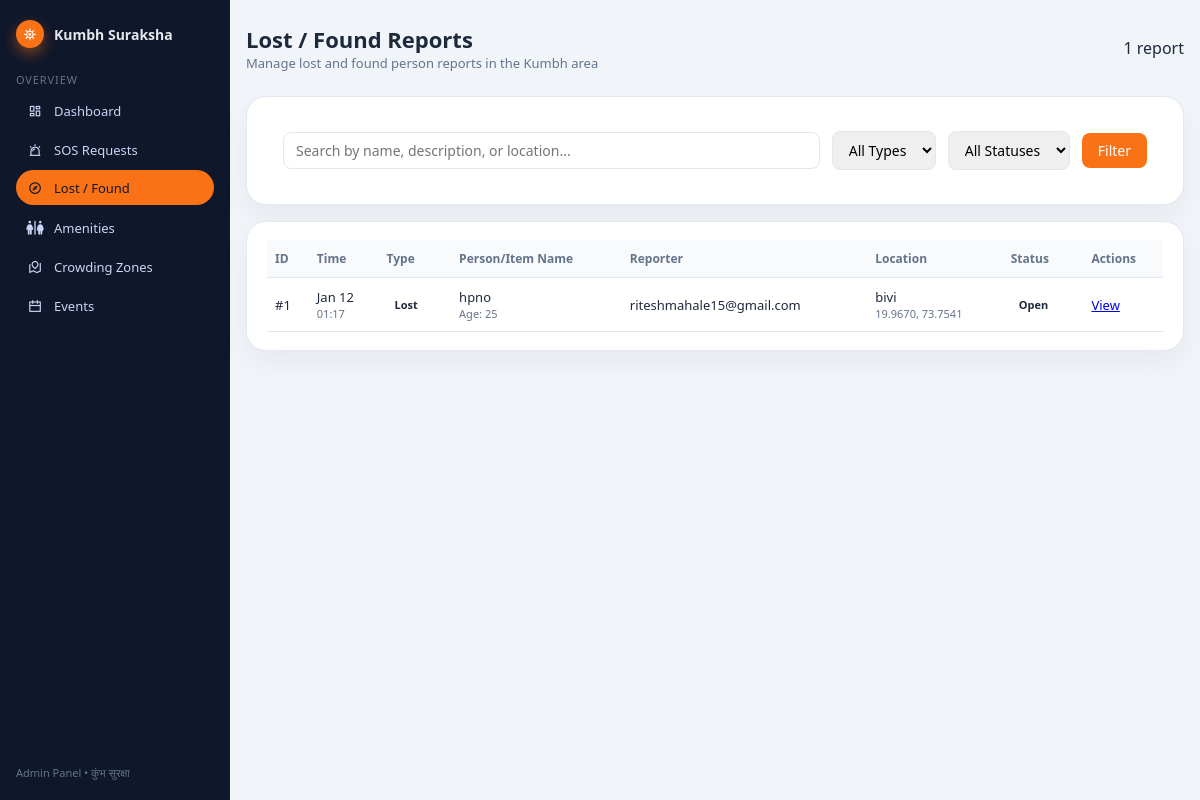
The page /dashboard/lost-found/ (signed in) on the database its author committed.
### kumbh/models.py (models this page shows, shortened)
class LostFound(models.Model):
    TYPE_CHOICES = [
        ('lost', 'Lost'),
        ('found', 'Found'),
    ]
    STATUS_CHOICES = [
        ('open', 'Open'),
        ('resolved', 'Resolved'),
        ('closed', 'Closed'),
    ]
    report_type = models.CharField(max_length=20, choices=TYPE_CHOICES, help_text="Type of report: lost or found")
    user_email = models.EmailField(help_text="Email of the user who created the report")
    user_name = models.CharField(max_length=255, blank=True, null=True, help_text="Name of the reporter")
    user_phone = models.CharField(max_length=20, blank=True, null=True, help_text="Phone number of the reporter")
    person_name = models.CharField(max_length=255, help_text="Name of the lost/found person or item")
    age = models.IntegerField(blank=True, null=True, help_text="Age of the person (if applicable)")
    description = models.TextField(help_text="Description of the person/item")
    location = models.CharField(max_length=255, help_text="Location where lost/found")
    latitude = models.DecimalField(max_digits=9, decimal_places=6, blank=True, null=True, help_text="Latitude of the location")
    longitude = models.DecimalField(max_digits=9, decimal_places=6, blank=True, null=True, help_text="Longitude of the location")
    photo_url = models.URLField(blank=True, null=True, help_text="URL of the photo (if uploaded)")
    status = models.CharField(max_length=20, choices=STATUS_CHOICES, default='open', help_text="Current status of the report")
    is_active = models.BooleanField(default=True)
    created_at = models.DateTimeField(auto_now_add=True)
    updated_at = models.DateTimeField(auto_now=True)
    class Meta:
        db_table = 'lost_found'
        ordering = ['-created_at']
        verbose_name = 'Lost & Found Report'
        verbose_name_plural = 'Lost & Found Reports'

### kumbh/views.py (the view)
# urls.py: path("dashboard/lost-found/", admin_lost_found_view, name="admin_lost_found"),
@login_required(login_url="kumbh:admin_login")
@user_passes_test(_is_staff, login_url="kumbh:admin_login")
def admin_lost_found_view(request):
    lost_found = LostFound.objects.filter(is_active=True).order_by('-created_at')
    type_filter = request.GET.get('type', '')
    if type_filter:
        lost_found = lost_found.filter(report_type=type_filter)
    status_filter = request.GET.get('status', '')
    if status_filter:
        lost_found = lost_found.filter(status=status_filter)
    search_query = request.GET.get('search', '')
    if search_query:
        lost_found = lost_found.filter(
            Q(person_name__icontains=search_query) |
            Q(description__icontains=search_query) |
            Q(location__icontains=search_query)
        )
    context = {
        'lost_found': lost_found,
        'type_filter': type_filter,
        'status_filter': status_filter,
        'search_query': search_query,
        'type_choices': LostFound.TYPE_CHOICES,
        'status_choices': LostFound.STATUS_CHOICES,
    }
    return render(request, "admin_lost_found.html", context)

### kumbh/views.py (called while the page is built)
def _is_staff(user):
    return user.is_staff

### templates/admin_lost_found.html (shortened to what this page needs)
<!DOCTYPE html>
<html lang="en">
<head>
  <link
    rel="stylesheet"
    href="https://cdn.jsdelivr.net/npm/remixicon@4.3.0/fonts/remixicon.css"
  />
  <link
    rel="stylesheet"
    href="https://cdnjs.cloudflare.com/ajax/libs/font-awesome/6.5.1/css/all.min.css"
  />
</head>
<body>
  <div class="layout">
    <aside class="sidebar">
      <div>
        <div class="sidebar-logo">
          <div class="sidebar-logo-icon">⛯</div>
          <div class="sidebar-logo-text">Kumbh Suraksha</div>
        </div>
      </div>
      <div>
        <div class="side-nav-group-title">Overview</div>
        <nav class="side-nav">
          <a
            href="{% url 'kumbh:admin_dashboard' %}"
            class="nav-item {% if request.resolver_match.url_name == 'admin_dashboard' %}active{% endif %}"
          >
            <span class="nav-icon"><i class="ri-dashboard-line"></i></span>
            <span>Dashboard</span>
          </a>
          <a
            href="{% url 'kumbh:admin_sos_requests' %}"
            class="nav-item {% if request.resolver_match.url_name == 'admin_sos_requests' %}active{% endif %}"
          >
            <span class="nav-icon"><i class="ri-alarm-warning-line"></i></span>
            <span>SOS Requests</span>
          </a>
          <a
            href="{% url 'kumbh:admin_lost_found' %}"
            class="nav-item {% if request.resolver_match.url_name == 'admin_lost_found' %}active{% endif %}"
          >
            <span class="nav-icon"><i class="ri-compass-3-line"></i></span>
            <span>Lost / Found</span>
          </a>
          <a
            href="{% url 'kumbh:admin_amenities' %}"
            class="nav-item {% if request.resolver_match.url_name == 'admin_amenities' %}active{% endif %}"
          >
            <span class="nav-icon"><i class="fa-solid fa-restroom"></i></span>
            <span>Amenities</span>
          </a>
          <a
            href="{% url 'kumbh:admin_crowding_zones' %}"
            class="nav-item {% if request.resolver_match.url_name == 'admin_crowding_zones' %}active{% endif %}"
          >
            <span class="nav-icon"><i class="ri-road-map-line"></i></span>
            <span>Crowding Zones</span>
          </a>
          <a
            href="{% url 'kumbh:admin_events' %}"
            class="nav-item {% if request.resolver_match.url_name == 'admin_events' %}active{% endif %}"
          >
            <span class="nav-icon"><i class="ri-calendar-line"></i></span>
            <span>Events</span>
          </a>
        </nav>
      </div>
      <div class="sidebar-footer">
        Admin Panel • कुंभ सुरक्षा
      </div>
    </aside>
    <div class="shell">
      <header class="topbar">
        <div>
          <div class="page-title">Lost / Found Reports</div>
          <div class="page-sub">Manage lost and found person reports in the Kumbh area</div>
        </div>
        <div class="pill">
          <span>{{ lost_found|length }} report{{ lost_found|length|pluralize }}</span>
        </div>
      </header>
      <section class="card" style="margin-bottom: 16px;">
        <form method="get" action="{% url 'kumbh:admin_lost_found' %}" style="display: flex; gap: 12px; align-items: center; padding: 16px;">
          <input
            type="text"
            name="search"
            value="{{ search_query }}"
            placeholder="Search by name, description, or location..."
            style="flex: 1; padding: 8px 12px; border: 1px solid var(--border-soft); border-radius: 8px; font-size: 14px;"
          />
          <select
            name="type"
            style="padding: 8px 12px; border: 1px solid var(--border-soft); border-radius: 8px; font-size: 14px;"
          >
            <option value="">All Types</option>
          </select>
          <select
            name="status"
            style="padding: 8px 12px; border: 1px solid var(--border-soft); border-radius: 8px; font-size: 14px;"
          >
            <option value="">All Statuses</option>
          </select>
          <button
            type="submit"
            style="padding: 8px 16px; background: var(--primary-orange); color: white; border: none; border-radius: 8px; font-size: 14px; cursor: pointer;"
          >
            Filter
          </button>
        </form>
      </section>
      <section class="card">
        <table>
          <thead>
            <tr>
              <th>ID</th>
              <th>Time</th>
              <th>Type</th>
              <th>Person/Item Name</th>
              <th>Reporter</th>
              <th>Location</th>
              <th>Status</th>
              <th>Actions</th>
            </tr>
          </thead>
          <tbody>
            {% if lost_found %}
              {% for report in lost_found %}
              <tr>
                <td>#{{ report.id }}</td>
                <td>
                  <div>{{ report.created_at|date:"M d" }}</div>
                  <div style="font-size: 11px; color: var(--text-medium);">{{ report.created_at|time:"H:i" }}</div>
                </td>
                <td>
                  <span class="badge badge-{{ report.report_type }}">
                    {{ report.get_report_type_display }}
                  </span>
                </td>
                <td>
                  <div style="font-weight: 500;">{{ report.person_name }}</div>
                  {% if report.age %}
                  <div style="font-size: 11px; color: var(--text-medium);">Age: {{ report.age }}</div>
                  {% endif %}
                </td>
                <td>
                  <div>{{ report.user_email }}</div>
                </td>
                <td>
                  <div>{{ report.location }}</div>
                  {% if report.latitude and report.longitude %}
                  <div style="font-size: 11px; color: var(--text-medium);">
                    {{ report.latitude|floatformat:4 }}, {{ report.longitude|floatformat:4 }}
                  </div>
                  {% endif %}
                </td>
                <td>
                  <span class="badge badge-{{ report.status }}">
                    {{ report.get_status_display }}
                  </span>
                </td>
                <td>
                  <a href="{% url 'kumbh:admin_lost_found_detail' report.id %}" class="link">View</a>
                </td>
              </tr>
              {% endfor %}
            {% else %}
              <tr>
                <td colspan="8" style="text-align: center; padding: 40px; color: var(--text-medium);">
                  No lost/found reports at this time.
                </td>
              </tr>
            {% endif %}
          </tbody>
        </table>
      </section>
    </div>
  </div>
</body>
</html>

### templates/admin_lost_found.html (style rules this page uses)
:root { --primary-orange: #f97316; --bg-gray: #f1f5f9; --text-dark: #1e293b; --text-medium: #64748b; --text-light: #94a3b8; --border-soft: #e2e8f0; --emerald: #10b981; }
* { box-sizing: border-box; margin: 0; padding: 0; font-family: system-ui, -apple-system, BlinkMacSystemFont, "Segoe UI", sans-serif; }
body { background: var(--bg-gray); min-height: 100vh; color: var(--text-dark); }
.layout { display: flex; min-height: 100vh; }
.sidebar { width: 230px; background: #0f172a; color: #e5e7eb; padding: 20px 16px; display: flex; flex-direction: column; gap: 24px; }
.sidebar-logo { display: flex; align-items: center; gap: 10px; }
.sidebar-logo-icon { width: 28px; height: 28px; border-radius: 999px; background: var(--primary-orange); display: flex; align-items: center; justify-content: center; color: #fff; font-size: 16px; box-shadow: 0 6px 14px rgba(249, 115, 22, 0.45); }
.sidebar-logo-text { font-size: 14px; font-weight: 600; }
.side-nav-group-title { font-size: 11px; text-transform: uppercase; letter-spacing: 0.08em; color: #64748b; margin-bottom: 6px; }
.side-nav { display: flex; flex-direction: column; gap: 4px; }
.nav-item { display: flex; align-items: center; gap: 10px; padding: 8px 10px; border-radius: 999px; font-size: 13px; color: #cbd5f5; text-decoration: none; transition: background 0.15s ease, color 0.15s ease, transform 0.05s ease; }
.nav-item span.nav-icon { width: 18px; text-align: center; font-size: 14px; }
.nav-item.active { background: #f97316; color: #0f172a; transform: translateY(-1px); }
.nav-item.active span.nav-icon { color: #0f172a; }
.sidebar-footer { margin-top: auto; font-size: 11px; color: #64748b; }
.shell { max-width: 1120px; margin: 0 auto; padding: 24px 16px 32px; flex: 1; }
.topbar { display: flex; align-items: center; justify-content: space-between; margin-bottom: 24px; }
.page-title { font-size: 22px; font-weight: 700; }
.page-sub { font-size: 13px; color: var(--text-medium); }
.card { background: #ffffff; border-radius: 20px; border: 1px solid #e2e8f0; box-shadow: 0 12px 30px rgba(15, 23, 42, 0.05); padding: 18px 20px; }
table { width: 100%; border-collapse: collapse; font-size: 13px; }
thead { background: #f8fafc; }
th, td { padding: 10px 8px; text-align: left; border-bottom: 1px solid #e2e8f0; }
th { font-weight: 600; color: var(--text-medium); font-size: 12px; }
.badge { display: inline-flex; align-items: center; padding: 3px 8px; border-radius: 999px; font-size: 11px; font-weight: 600; }

### rows shown on the page
LostFound: id "1", created_at "Jan 12", created_at "01:17", report_type "Lost", person_name "hpno", age "25", user_email "riteshmahale15@gmail.com", location "bivi", latitude "19.9670", longitude "73.7541", status "Open"

### other values the page prints
{{ lost_found|length }} "1"
